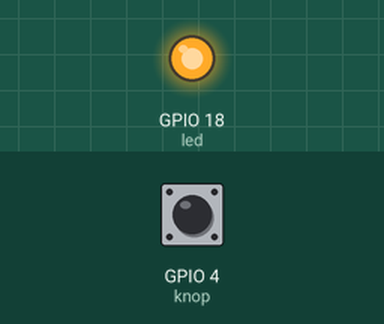
Recording of a program running on a simulated Raspberry Pi (BCM pin numbers). On the bench: output pins drawn as LEDs (lit = HIGH). Inputs (shaded band) come from the test bench; at power-on: GPIO 4 (knop) LOW.

Above: at 1.2 s.
1.3 s: GPIO 4 (knop) pulled HIGH for 0.15 s
At 1.8 s:
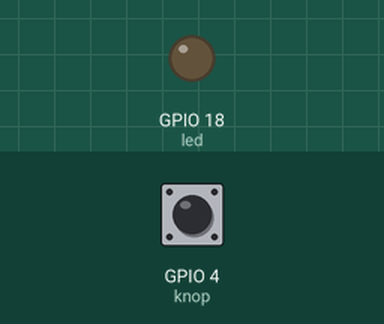
2.9 s: GPIO 4 (knop) pulled HIGH for 1 s
At 4.2 s:
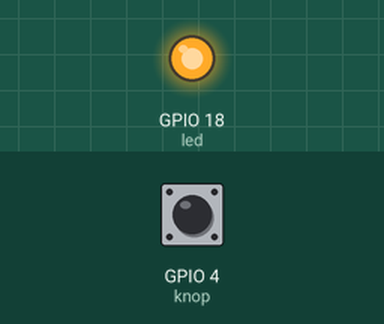
5.4 s: GPIO 4 (knop) pulled HIGH for 3.2 s
At 6.1 s:
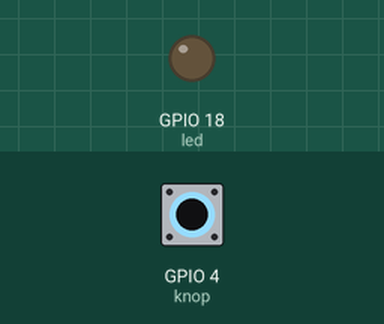
Timing chart, 0 to 8.4 s (numbered marks = the images above; inputs shaded):
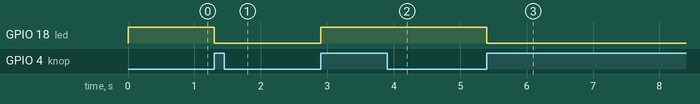

Measured:
- after the input at 1.3 s, GPIO 18 (led): HIGH → LOW at once
- after the input at 2.9 s, GPIO 18 (led): LOW → HIGH at once
- after the input at 5.4 s, GPIO 18 (led): HIGH → LOW at once

The program:

drukknop1.py
```python
import gpiozero as io
from gpiozero import LED
from time import sleep

knop = io.Button(4,pull_up=0)
led = LED(18)

laatsteKnopstatus = 0
knopTeller = 0
while True:
    knopstatus = knop.value
    if knopstatus != laatsteKnopstatus:
        if knopstatus == True:
            knopTeller+=1
    laatsteKnopstatus = knopstatus
    if knopTeller % 2 == 0:
        led.on()
    else:
        led.off()    
```
